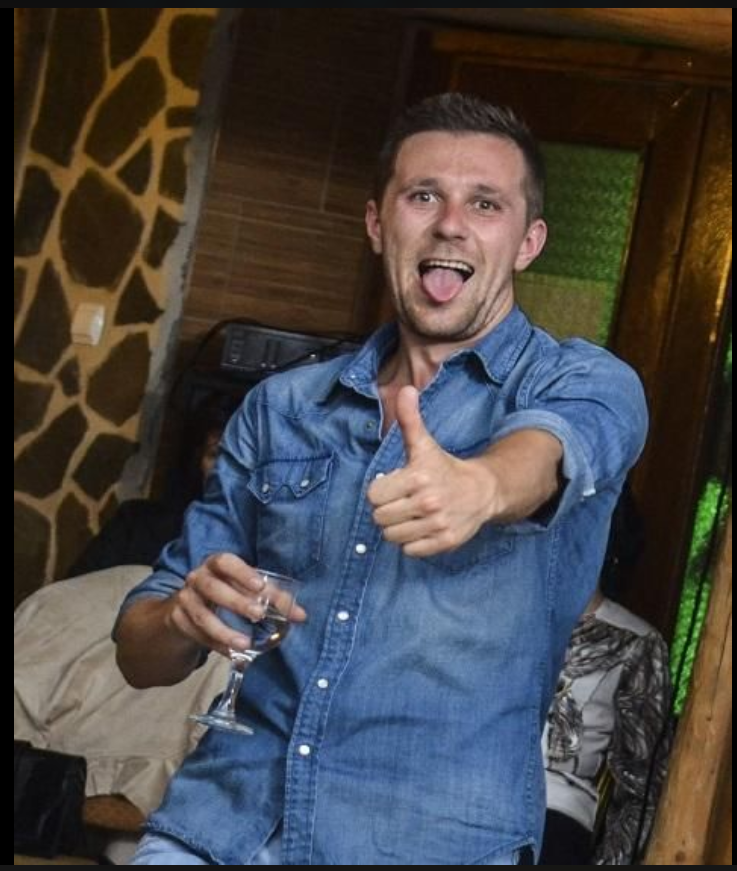
#> input picture python-projects/test.png, 737 x 871 px
$ python face_detection.py
#> lines starting #> are read from the running program, lines starting #| are printed output that depends on the picture; after the words box and inside, x2 and y2 are one past the last pixel; in counts of white or black regions, pixels touching at a corner belong together
import cv2

face_cascade = cv2.CascadeClassifier('haarcascade_frontalface_default.xml')

img = cv2.imread('test.png')
#> img is the input picture: shape (871, 737, 3); mean B, G, R 67.5, 67.3, 70

gray = cv2.cvtColor(img, cv2.COLOR_BGR2GRAY)
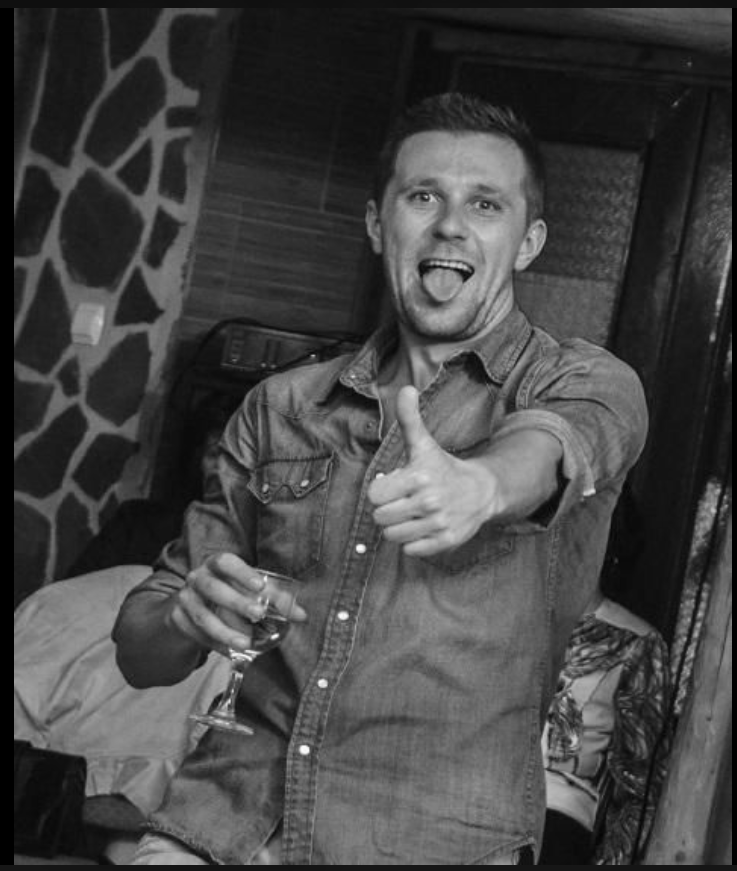
#> gray: shape (871, 737); min 0, max 252, mean 68.1

faces = face_cascade.detectMultiScale(gray, 1.1, 4)
#> faces = [[353, 120, 202, 202]]

for (x, y, w, h) in faces:
    cv2.rectangle(img, (x, y), (x + w, y + h), (225, 0, 0), 2)
#> this loop made 1 pass
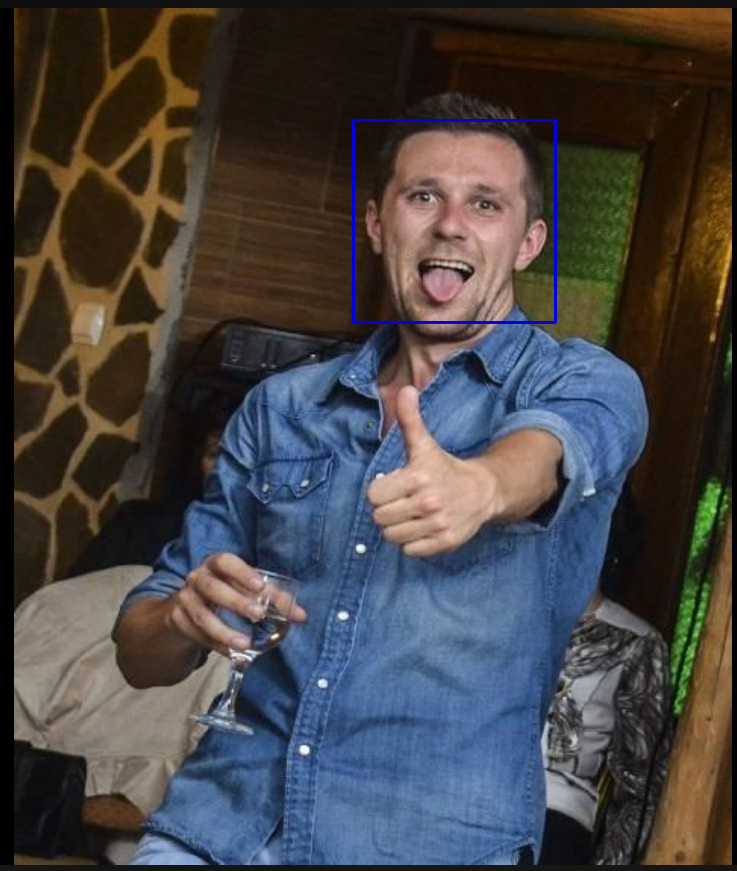
#> img: shape (871, 737, 3); 0.38% of pixels changed, all inside (x1, y1, x2, y2) = (352, 119, 557, 324)

cv2. imshow('img', img)
cv2.waitKey()

cv2.imwrite('face_detected.jpg', img)
